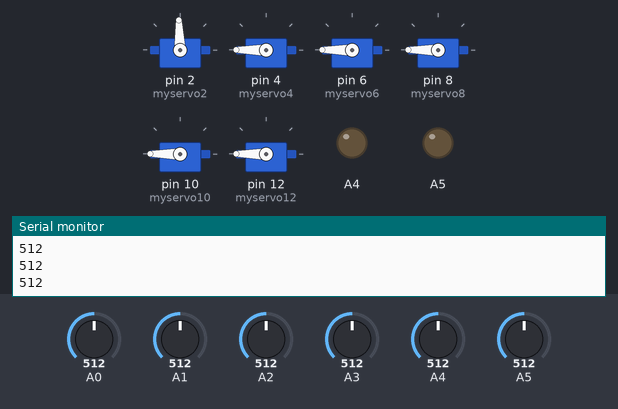
This sketch was run on a simulated Arduino Uno, built with avr-gcc and run on an emulated ATmega328P. Parts: 6 × servo, output pins drawn as LEDs (lit = HIGH), the last lines printed to the serial monitor. The inputs (shaded band) are chosen by the test bench; at power-on: A0 = 512, A1 = 512, A2 = 512, A3 = 512, A4 = 512, A5 = 512.

Above: at 1.2 s.
1.3 s: A0 set to 716
At 2.3 s:
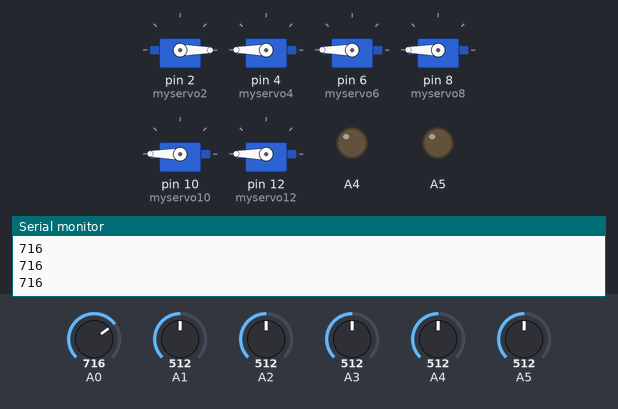
2.8 s: A1 set to 306
At 3.2 s:
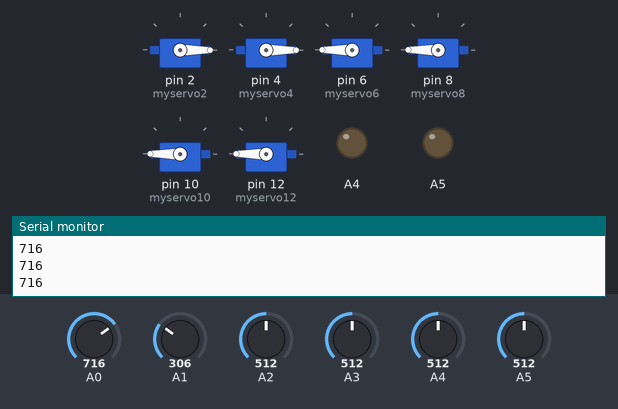
4.3 s: A2 set to 306
At 5.3 s:
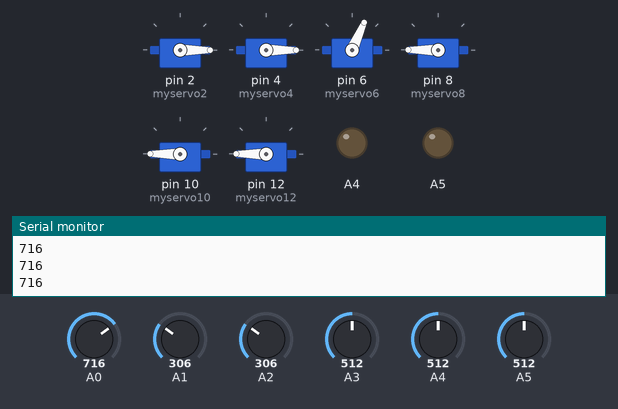
5.8 s: A3 set to 306
At 6.2 s:
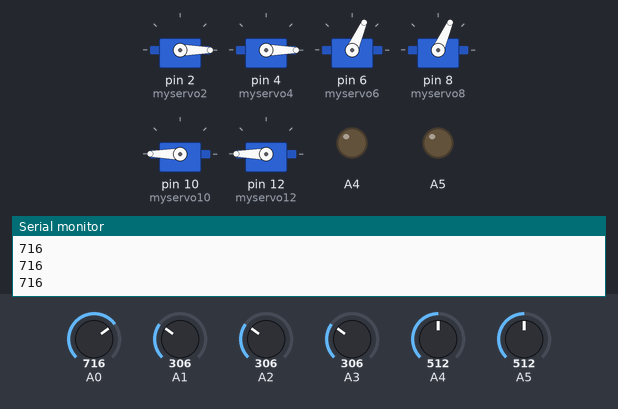
7.3 s: A4 set to 306
At 7.9 s:
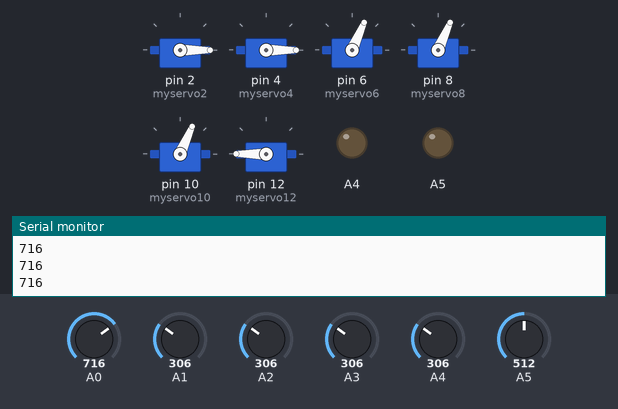
8.8 s: A5 set to 306
At 10.0 s:
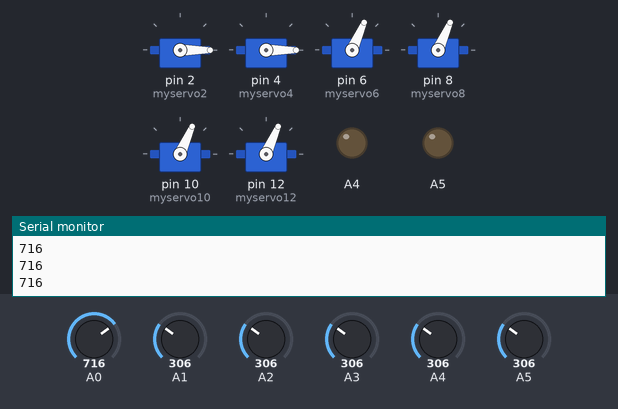
Timing chart, 0 to 11.3 s (numbered marks = the images above; inputs shaded):
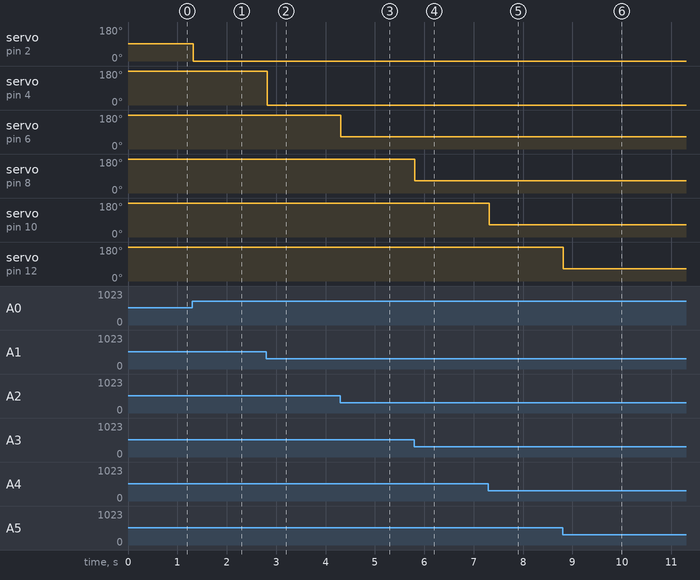

The sketch:

Avatar_Hand_Code.ino
```cpp
#include <Servo.h>

Servo myservo2;
Servo myservo4;
Servo myservo6;
Servo myservo8;
Servo myservo10;
Servo myservo12;

int potPin0 = 0;
int val0 = 0;

int potPin1 = 1;
int val1 = 0;

int potPin2 = 2;
int val2 = 0;

int potPin3 = 3;
int val3 = 0;

int potPin4 = 4;
int val4 = 0;

int potPin5 = 5;
int val5 = 0;

void setup() {

  myservo2.attach(2);
  myservo4.attach(4);
  myservo6.attach(6);
  myservo8.attach(8);
  myservo10.attach(10);
  myservo12.attach(12);

  pinMode(A0, INPUT);
  pinMode(A1, INPUT);
  pinMode(A2, INPUT);
  pinMode(A3, INPUT);
  pinMode(A4, OUTPUT);
  pinMode(A5, OUTPUT);
  Serial.begin(9600);
}

void loop() {
Serial.print(analogRead(A0));
Serial.print('\n');
val0 = analogRead(A0);
val0 = map(val0, 0, 650, 400, -50);
myservo2.write(val0*2);

val1 = analogRead(A1);
val1 = map(val1, 300, 700, -50, 230);
myservo4.write(val1*2);

val2 = analogRead(A2);
val2 = map(val2, 0, 1023, -50, 230);
myservo6.write(val2*2);

val3 = analogRead(A3);
val3 = map(val3, 0, 1023, -50, 230);
myservo8.write(val3*2);

val4 = analogRead(A4);
val4 = map(val4, 0, 1023, -50, 230);
myservo10.write(val4*2);

val5 = analogRead(A5);
val5 = map(val5, 0, 1023, -50, 230);
myservo12.write(val5*2);

delay(20);

}
```

Measured:
- after the input at 1.3 s, servo on pin 2 (myservo2): 92° → 0° at once
- after the input at 2.8 s, servo on pin 4 (myservo4): 180° → 0° at once
- after the input at 4.3 s, servo on pin 6 (myservo6): 180° → 66° at once
- after the input at 5.8 s, servo on pin 8 (myservo8): 180° → 66° at once
- after the input at 7.3 s, servo on pin 10 (myservo10): 180° → 66° at once
- after the input at 8.8 s, servo on pin 12 (myservo12): 180° → 66° at once
